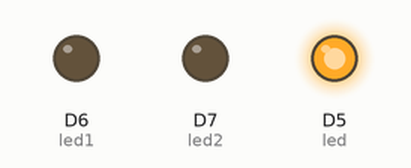
Recording of a sketch running on a simulated ESP8266 (NodeMCU). Shown: output pins drawn as LEDs (lit = HIGH).

Above: at 0.5 s.
At 2.5 s:
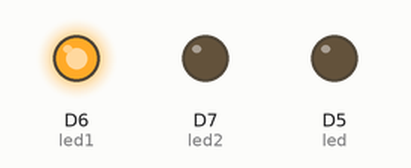
At 4.5 s:
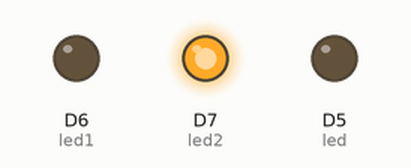
At 5.5 s:
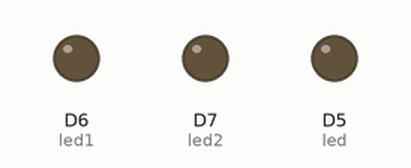
Timing chart, 0 to 7.8 s (numbered marks = the images above):
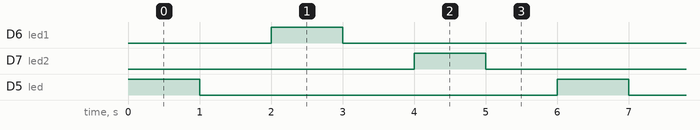

Measured:
- by itself, D6 (led1), D7 (led2), D5 (led): alternates HIGH for 1.0 s and LOW for 5.0 s
- by itself, everything shown: repeats every 6.0 s, in 6 steps

The sketch:

esp8266-led.ino
```cpp
// Define LED pins
int led = D5;  // First LED pin
int led1 = D6; // Second LED pin
int led2 = D7; // Third LED pin

void setup()
{
  // Initialize the LED pins as outputs
  pinMode(led, OUTPUT);
  pinMode(led1, OUTPUT);
  pinMode(led2, OUTPUT);
}

void loop()
{
  // Turn on the first LED
  digitalWrite(led, HIGH);
  delay(1000); // Wait for 1 second

  // Turn off the first LED
  digitalWrite(led, LOW);
  delay(1000); // Wait for 1 second

  // Turn on the second LED
  digitalWrite(led1, HIGH);
  delay(1000); // Wait for 1 second

  // Turn off the second LED
  digitalWrite(led1, LOW);
  delay(1000); // Wait for 1 second

  // Turn on the third LED
  digitalWrite(led2, HIGH);
  delay(1000); // Wait for 1 second

  // Turn off the third LED
  digitalWrite(led2, LOW);
  delay(1000); // Wait for 1 second
}
```
